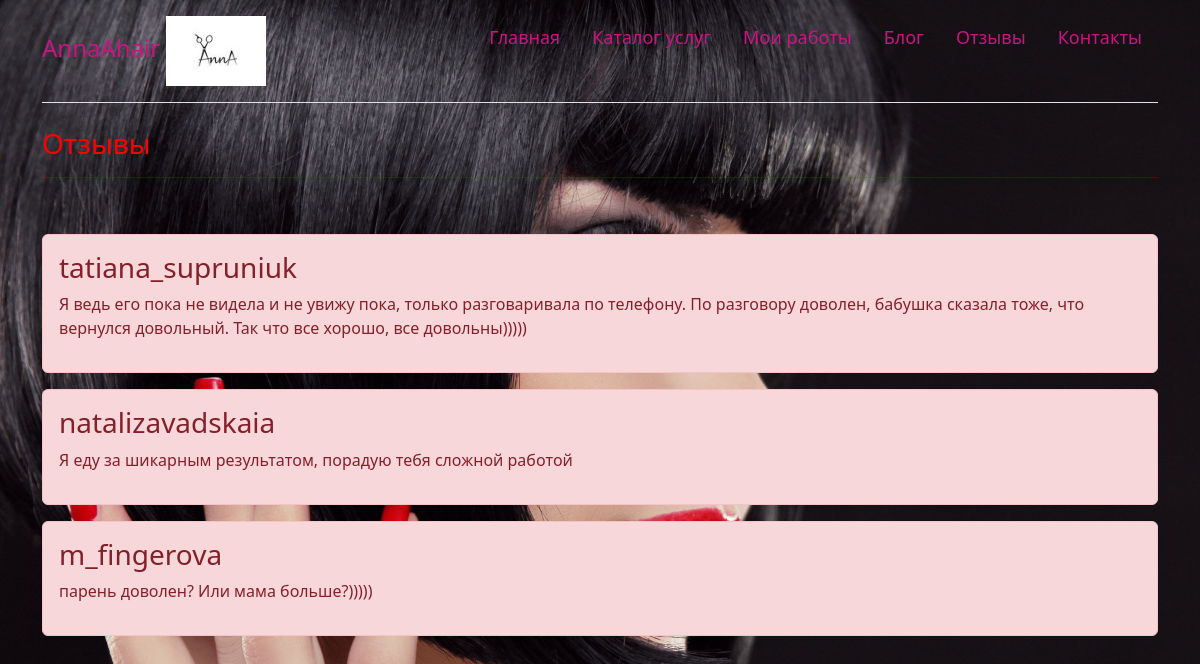
Screenshot of /review with the database file from the repository.
### annaahair/models.py (models this page shows, shortened)
class Annaahair_review(models.Model):
    title1 = models.CharField('Имя пользователя:', max_length=100)
    review1 = models.TextField('Комментарий:')
    class Meta:
        verbose_name = 'отзыв'
        verbose_name_plural = 'Отзывы'
        ordering = ['-title1']

### annaahair/views.py (the view)
# urls.py: path('review', review, name='review'),
def review(request):
    form = Annaahair_review.objects.all()
    context = {'form': form}
    return render(request, 'annaahair/review.html', context)

### annaahair/templates/annaahair/review.html (shortened to what this page needs)
{% extends 'annaahair/base.html' %}
{% block content %}
<div class='container' style="color: #FF0000">
    <h3>Отзывы</h3>
    <hr>
    <br>
    {% for i in form %}
    <div class='alert alert-danger mt-3'>
        <h3>{{i.title1}}</h3>
        <p>{{i.review1}}</p>
    </div>
    {% endfor %}
</div>
{% endblock %}

### static/css/base.css (style rules this page uses)
#bg { background-repeat: no-repeat; background-position: top; background-size: 1900px 520 px; background-attachment: fixed }
.container { width=100px height=100px margin-left: auto color="white" text-align: right }

### rows the page displays
Annaahair_review: title1 "tatiana_supruniuk", review1 "Я ведь его пока не видела и не увижу пока, только разговаривала по телефону. По разговору доволен, бабушка сказала тоже, что вернулся довольный. Так что все хорошо, все довольны)))))"
Annaahair_review: title1 "natalizavadskaia", review1 "Я еду за шикарным результатом, порадую тебя сложной работой"
Annaahair_review: title1 "m_fingerova", review1 "парень доволен? Или мама больше?)))))"
